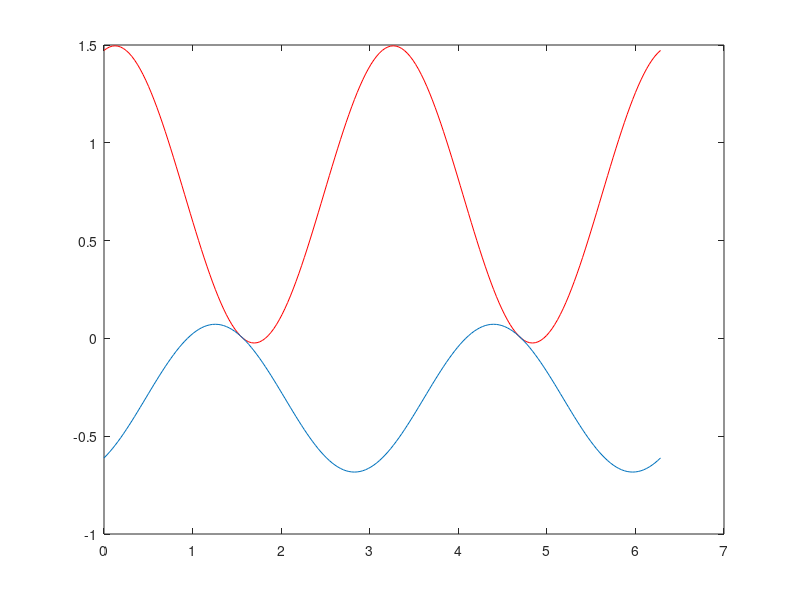

Write the MATLAB code that produced this figure.
h=6
b=3
A=h*b
y_A=1.5
y_B=1
P=5
P_y=(4/5)*P
P_z=(3/5)*P
V=P_z
L=15
M_x=P_z*L
I=(1/12)*b*h^3
Q_A=0.5*(((h^2)*0.25)-(y_A^2))*b
Q_B=0.5*(((h^2)*0.25)-(y_B^2))*b
NStressA_x=(P_y/A)+((M_x*y_A)/I)
NStressA_y=0
SStressA_xy=[(6*V)/(b*(h^3))]*(((h^2)/4)-(y_A^2))
NStressA_1=((NStressA_x+NStressA_y)/2)+sqrt((((NStressA_x-NStressA_y)/2)^2)+(SStressA_xy^2))
NStressA_2=((NStressA_x+NStressA_y)/2)-sqrt((((NStressA_x-NStressA_y)/2)^2)+(SStressA_xy^2))
NStressB_x=(P_y/A)-((M_x*y_B)/I)
NStressB_y=0
SStressB_xy=[(6*V)/(b*(h^3))]*(((h^2)/4)-(y_B^2))
NStressB_1=((NStressB_x+NStressB_y)/2)+sqrt((((NStressB_x-NStressB_y)/2)^2)+(SStressB_xy^2))
NStressB_2=((NStressB_x+NStressB_y)/2)-sqrt((((NStressB_x-NStressB_y)/2)^2)+(SStressB_xy^2))
thetaPrinciple_A=0.5*atan(SStressA_xy/((NStressA_x-NStressA_y)/2))
thetaAssmax_1=0.5*atan((-(NStressA_x-NStressA_y)/2)/SStressA_xy)
thetaAssmax_2=(2*thetaAssmax_1)+pi
SStressAmax=sqrt((((NStressA_x-NStressA_y)/2)^2)+(SStressA_xy^2))
thetaPrinciple_B=0.5*atan(SStressB_xy/((NStressB_x-NStressB_y)/2))
thetaBssmax_1=0.5*atan((-(NStressB_x-NStressB_y)/2)/SStressB_xy)
thetaBssmax_2=(2*thetaBssmax_1)+pi
SStressBmax=sqrt((((NStressB_x-NStressB_y)/2)^2)+(SStressB_xy^2))
theta=[0:pi/100:2*pi]
plot(theta, ((NStressA_x+NStressA_y)/2)+(((NStressA_x-NStressA_y)/2)*cos(2*theta))+(SStressA_xy*sin(2*theta)))
hold on
hold
plot(theta, ((NStressA_x+NStressA_y)/2)+(((NStressA_x-NStressA_y)/2)*cos(2*theta))+(SStressA_xy*sin(2*theta)),'r')
hold
plot(theta, ((NStressB_x+NStressB_y)/2)+(((NStressB_x-NStressB_y)/2)*cos(2*theta))+(SStressB_xy*sin(2*theta)))